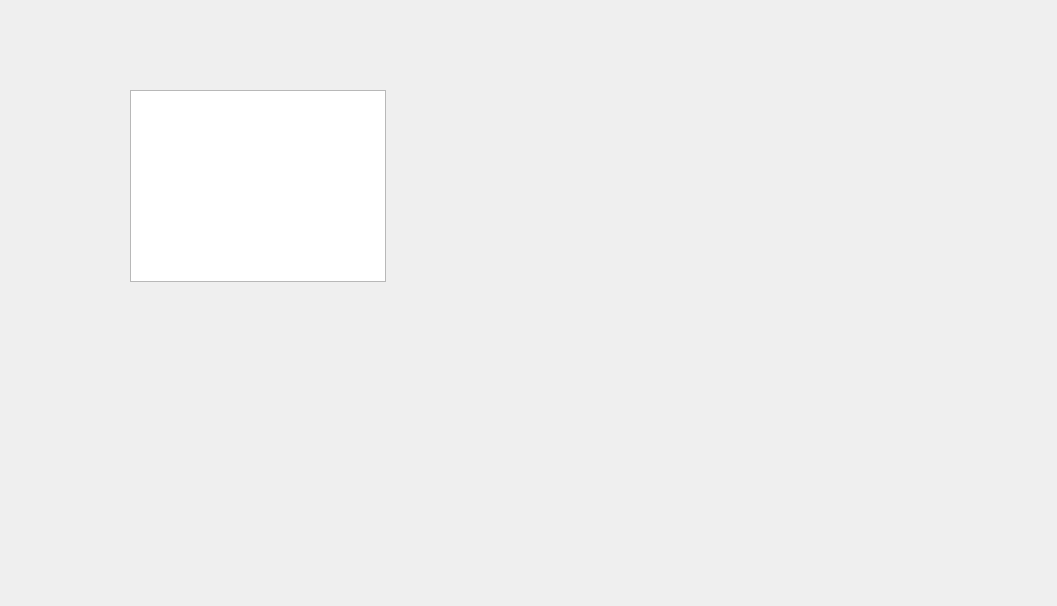
<?xml version="1.0" encoding="UTF-8"?>
<ui version="4.0">
 <class>Form</class>
 <widget class="QWidget" name="Form">
  <property name="geometry">
   <rect>
    <x>0</x>
    <y>0</y>
    <width>1057</width>
    <height>606</height>
   </rect>
  </property>
  <property name="windowTitle">
   <string>Form</string>
  </property>
  <widget class="QGraphicsView" name="graphicsView">
   <property name="geometry">
    <rect>
     <x>130</x>
     <y>90</y>
     <width>256</width>
     <height>192</height>
    </rect>
   </property>
  </widget>
 </widget>
 <resources/>
 <connections/>
</ui>
